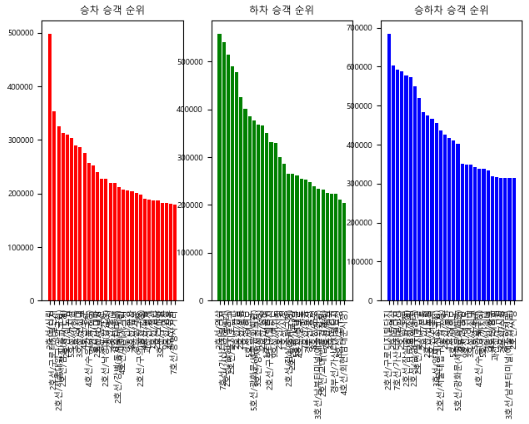

Source code (Python):
import matplotlib.pyplot as p
import csv

def main():
    f = open('202303subway.csv', 'r', encoding='cp949')
    data = csv.reader(f, delimiter=',')
    header = next(data)

    in_list = []
    out_list = []
    inout_list = []

    in_max30_val = []
    out_max30_val = []
    inout_max30_val = []

    in_max30_stname = []
    out_max30_stname = []
    inout_max30_stname = []
    
    for row in data:
        row = list(map(lambda s : ''.join(s.split()), row))
        
        in_psg = int(row[9]) + int(row[11])
        out_psg = int(row[10]) + int(row[12])
        inout_psg = in_psg + out_psg

        in_psg_li = [row[1] + '/' +row[2], in_psg]
        out_psg_li = [row[1] + '/' +row[2], out_psg]
        inout_psg_li = [row[1] + '/' +row[2], inout_psg]
        
        in_list.append(in_psg_li)
        out_list.append(out_psg_li)
        inout_list.append(inout_psg_li)
        
    in_list.sort(key=lambda x:-x[1])
    out_list.sort(key=lambda x:-x[1])
    inout_list.sort(key=lambda x:-x[1])

    for i in range(30):
        in_max30_val.append(in_list[i][1])
        out_max30_val.append(out_list[i][1])
        inout_max30_val.append(inout_list[i][1])

        in_max30_stname.append(in_list[i][0])
        out_max30_stname.append(out_list[i][0])
        inout_max30_stname.append(inout_list[i][0])
        
    f.close()    

    p.rc('font', family='Malgun Gothic', size=7)
    p.rcParams['axes.unicode_minus'] = False
    

    p.subplot(1, 3, 1)
    p.bar(in_max30_stname, in_max30_val, color='r')
    p.title("승차 승객 순위")
    p.xticks(rotation=90)

    p.subplot(1, 3, 2)
    p.bar(out_max30_stname, out_max30_val, color='g')
    p.title("하차 승객 순위")
    p.xticks(rotation=90)

    p.subplot(1, 3, 3)
    p.bar(inout_max30_stname, inout_max30_val, color='b')
    p.title("승하차 승객 순위")
    p.xticks(rotation=90)


    p.subplots_adjust(left=0.05, bottom=0.2, right=0.95, top=0.9, wspace=0.2, hspace=0.2)
    
    p.show()

main()
